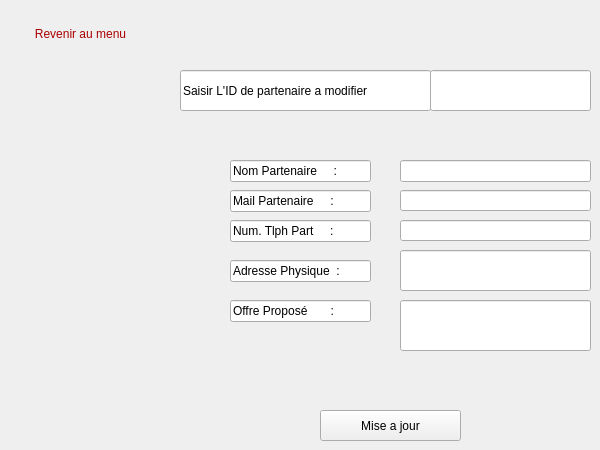
      <widget class="QWidget" name="page_16">
       <widget class="QLineEdit" name="lineEdit_24">
        <property name="geometry">
         <rect>
          <x>180</x>
          <y>70</y>
          <width>251</width>
          <height>41</height>
         </rect>
        </property>
        <property name="text">
         <string>Saisir L'ID de partenaire a modifier</string>
        </property>
        <property name="readOnly">
         <bool>true</bool>
        </property>
       </widget>
       <widget class="QPushButton" name="pushButton_62">
        <property name="geometry">
         <rect>
          <x>320</x>
          <y>410</y>
          <width>141</width>
          <height>31</height>
         </rect>
        </property>
        <property name="text">
         <string>Mise a jour</string>
        </property>
       </widget>
       <widget class="QPushButton" name="pushButton_63">
        <property name="geometry">
         <rect>
          <x>20</x>
          <y>20</y>
          <width>121</width>
          <height>28</height>
         </rect>
        </property>
        <property name="styleSheet">
         <string notr="true">color: rgb(170, 0, 0);
border-radius: 12px;
font: 9pt &quot;Rockwell&quot;;</string>
        </property>
        <property name="text">
         <string>Revenir au menu</string>
        </property>
       </widget>
       <widget class="QLineEdit" name="nom_part_2">
        <property name="geometry">
         <rect>
          <x>400</x>
          <y>160</y>
          <width>191</width>
          <height>22</height>
         </rect>
        </property>
        <property name="styleSheet">
         <string notr="true"/>
        </property>
       </widget>
       <widget class="QLineEdit" name="num_part_2">
        <property name="geometry">
         <rect>
          <x>400</x>
          <y>220</y>
          <width>191</width>
          <height>21</height>
         </rect>
        </property>
       </widget>
       <widget class="QLineEdit" name="offre_part_2">
        <property name="geometry">
         <rect>
          <x>400</x>
          <y>300</y>
          <width>191</width>
          <height>51</height>
         </rect>
        </property>
       </widget>
       <widget class="QLineEdit" name="adm_part_2">
        <property name="geometry">
         <rect>
          <x>400</x>
          <y>190</y>
          <width>191</width>
          <height>21</height>
         </rect>
        </property>
       </widget>
       <widget class="QLineEdit" name="adrs_part_2">
        <property name="geometry">
         <rect>
          <x>400</x>
          <y>250</y>
          <width>191</width>
          <height>41</height>
         </rect>
        </property>
       </widget>
       <widget class="QLineEdit" name="lineEdit_25">
        <property name="geometry">
         <rect>
          <x>230</x>
          <y>160</y>
          <width>141</width>
          <height>22</height>
         </rect>
        </property>
        <property name="text">
         <string>Nom Partenaire     :</string>
        </property>
       </widget>
       <widget class="QLineEdit" name="lineEdit_26">
        <property name="geometry">
         <rect>
          <x>230</x>
          <y>190</y>
          <width>141</width>
          <height>22</height>
         </rect>
        </property>
        <property name="text">
         <string>Mail Partenaire     : </string>
        </property>
       </widget>
       <widget class="QLineEdit" name="lineEdit_27">
        <property name="geometry">
         <rect>
          <x>230</x>
          <y>220</y>
          <width>141</width>
          <height>22</height>
         </rect>
        </property>
        <property name="text">
         <string>Num. Tlph Part     :</string>
        </property>
       </widget>
       <widget class="QLineEdit" name="lineEdit_28">
        <property name="geometry">
         <rect>
          <x>230</x>
          <y>260</y>
          <width>141</width>
          <height>22</height>
         </rect>
        </property>
        <property name="text">
         <string>Adresse Physique  :</string>
        </property>
       </widget>
       <widget class="QLineEdit" name="lineEdit_29">
        <property name="geometry">
         <rect>
          <x>230</x>
          <y>300</y>
          <width>141</width>
          <height>22</height>
         </rect>
        </property>
        <property name="text">
         <string>Offre Proposé       :</string>
        </property>
       </widget>
       <widget class="QLineEdit" name="id_part_2">
        <property name="geometry">
         <rect>
          <x>430</x>
          <y>70</y>
          <width>161</width>
          <height>41</height>
         </rect>
        </property>
       </widget>
      </widget>
